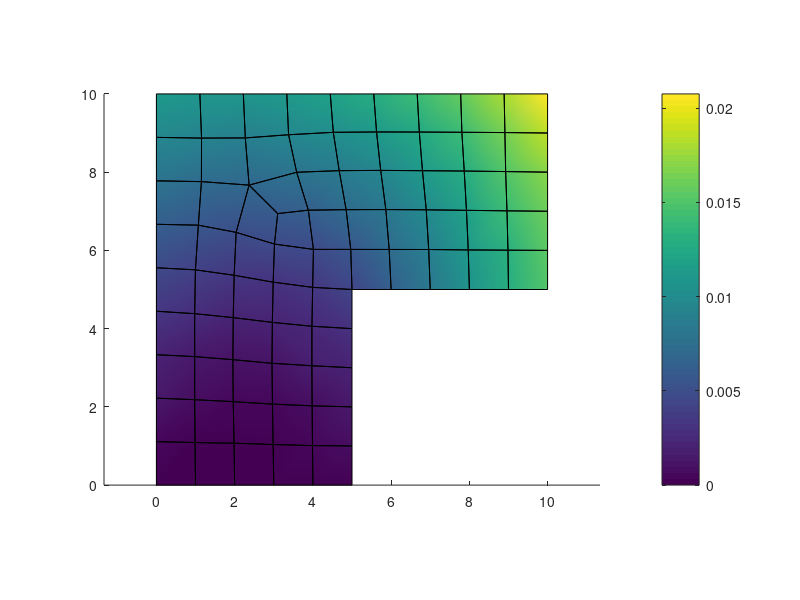

Source code (MATLAB):
vertices = [
           0          10
           0           0
           0     8.88889
           0     7.77778
           0     6.66667
           0     5.55556
           0     4.44444
           0     3.33333
           0     2.22222
           0     1.11111
           5           0
           1           0
           2           0
           3           0
           4           0
           5           5
           5           1
           5           2
           5           3
           5           4
          10           5
           6           5
           7           5
           8           5
           9           5
          10          10
          10           6
          10           7
          10           8
          10           9
     8.88889          10
     7.77778          10
     6.66667          10
     5.55556          10
     4.44444          10
     3.33333          10
     2.22222          10
     1.11111          10
     3.10089     6.94082
     3.88391     7.02786
     3.01787     6.16163
     4.85007     7.04077
     5.86481     7.04347
     6.89797     7.03708
     4.01416     6.02541
     2.98486     5.18771
     2.96392     4.15949
     2.95431     3.11363
     2.96683     2.07058
     1.95487     3.20676
     1.96413     4.28096
     1.98744     5.36333
     2.03797     6.46061
     2.36972     7.66798
     3.58541     7.99705
     4.67258     8.03784
     5.73342     8.04484
     6.80133     8.03685
      7.8689      8.0286
     7.92568     7.02368
     1.96342     2.13291
     4.96822     6.02481
     5.95028     6.02363
     6.96034     6.02242
     7.97119      6.0117
     8.92746     8.01452
     8.96149     7.01091
     2.98363     1.03792
     1.98467     1.07096
    0.986487     1.08787
    0.978322     2.18393
    0.978248     3.28473
    0.978113     4.38243
    0.997431     5.50314
     1.07226     6.64468
     1.15092     7.75775
     1.15376     8.87014
     2.27272     8.87479
     3.37862     8.95566
     4.52191      9.0177
     5.62747     9.02707
     6.72059     9.02517
     7.80855     9.01886
     8.90842     9.01173
     8.98654     6.00518
     3.99399     5.05464
     3.97567     4.06055
     3.97436     3.05103
     3.98034     2.02642
     3.99048     1.01032
];

faces = [
          39          54          53          41
          39          40          55          54
          41          45          40          39
          45          62          42          40
          41          46          86          45
          40          42          56          55
          53          52          46          41
          42          43          57          56
          42          62          63          43
          43          44          58          57
          43          63          64          44
          44          60          59          58
          44          64          65          60
          86          16          62          45
          52          51          47          46
          47          87          86          46
          51          50          48          47
          48          88          87          47
          50          61          49          48
          49          89          88          48
          49          68          90          89
          61          69          68          49
          50          72          71          61
          51          73          72          50
          52          74          73          51
          53          75          74          52
          54          76          75          53
          54          78          77          76
          55          79          78          54
          56          80          79          55
          57          81          80          56
          58          82          81          57
          59          83          82          58
          59          66          84          83
          60          67          66          59
          65          85          67          60
          71          70          69          61
          62          16          22          63
          63          22          23          64
          64          23          24          65
          65          24          25          85
          66          29          30          84
          67          28          29          66
          85          27          28          67
          68          14          15          90
          69          13          14          68
          70          12          13          69
          70          10           2          12
          71           9          10          70
          72           8           9          71
          73           7           8          72
          74           6           7          73
          75           5           6          74
          76           4           5          75
          77           3           4          76
          77          38           1           3
          78          37          38          77
          79          36          37          78
          80          35          36          79
          81          34          35          80
          82          33          34          81
          83          32          33          82
          84          31          32          83
          84          30          26          31
          85          25          21          27
          87          20          16          86
          88          19          20          87
          89          18          19          88
          90          17          18          89
          90          15          11          17
];

disp_t = [
0.0112609
0
0.0096362
0.00797211
0.00631799
0.00476366
0.00339181
0.00224989
0.00133923
0.000625268
0
0
0
0
0
0.00431816
0.000710783
0.00142645
0.00224633
0.00321601
0.0149444
0.00634514
0.00843206
0.0106152
0.0127995
0.0207615
0.0153453
0.0160494
0.0170873
0.0185467
0.0178567
0.0158764
0.0142002
0.0128317
0.0117926
0.0111184
0.0108184
0.0108811
0.00593499
0.00639216
0.00464508
0.00715633
0.00837879
0.0100097
0.00483727
0.00323028
0.00204826
0.00117105
0.000557136
0.00115227
0.00214556
0.00346454
0.00507382
0.00703874
0.00789185
0.00864225
0.00972194
0.0111687
0.0129418
0.0119023
0.000464907
0.00570162
0.00719097
0.00906538
0.0111078
0.0149615
0.0139755
0.000186969
7.99701e-05
0.000313538
0.000824051
0.00158014
0.0026329
0.00399955
0.00562396
0.00736092
0.00914443
0.00906217
0.00944415
0.0101918
0.011219
0.0125818
0.0142433
0.0162341
0.0132416
0.00345183
0.00245753
0.00164133
0.000957115
0.000408997
];

patch('Faces',faces,'Vertices',vertices,'FaceVertexCData',disp_t,'FaceColor','interp')
axis equal tight
colorbar;
